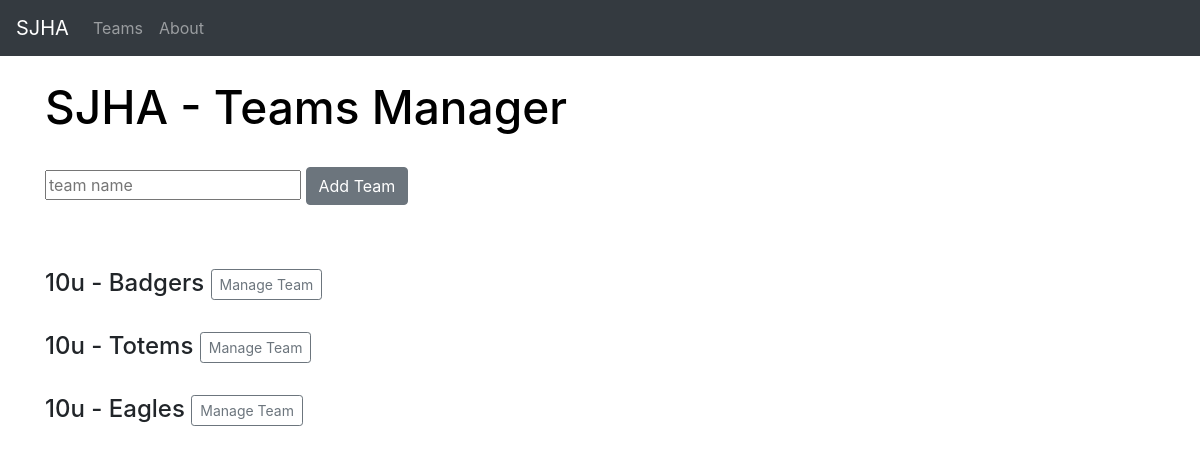
The page /teams on the database its author committed.
### app.py (models this page shows, shortened)
class Teams(db.Model):
    id = db.Column(db.Integer, primary_key=True)
    name = db.Column(db.String(200), nullable=False)
    date_created = db.Column(db.DateTime, default=datetime.utcnow)

### app.py (the view)
@app.route('/teams', methods=['POST', 'GET'])
def teams():
    title = "Teams"
    if request.method == 'POST':
        team_name = request.form['name']
        if team_name:
                new_team = Teams(name=team_name)  #Teams is the model (aka: Table in the DB)
                try:
                    db.session.add(new_team)
                    db.session.commit()
                    return redirect('/teams')
                except:
                    return "There was an error adding your team..."
        else:
            error_string = "Please give the team a name."
            teams = Teams.query.order_by(Teams.date_created)
            return render_template("teams.html", title=title, teams=teams, error_string=error_string)
    else:
        teams = Teams.query.order_by(Teams.date_created)
        return render_template("teams.html", title=title, teams=teams)

### templates/teams.html (shortened to what this page needs)
{% extends 'base.html' %}
{% block content %}
    <div class="container">
     <h1>SJHA - Teams Manager </h1>
    <br/>
    <form action="/teams" METHOD="POST">
        <input type="text" placeholder="team name" name="name">
        <input type="submit" value="Add Team" class="btn btn-secondary">
        <br/>
    <br/><br/>
    {% for team in teams %}
        <h4>
            {{team.name}}
            <a href="/manageteam/{{team.id}}" class="btn btn-outline-secondary btn-sm">Manage Team</a>
        </h4>
    {% endfor %}
    </div>
{% endblock %}

### static/css/style.css (style rules this page uses)
h1 { color:black; font-size:46px; }
body { background: white; }

### rows shown on the page
Teams: name "10u - Badgers"
Teams: name "10u - Totems"
Teams: name "10u - Eagles"
